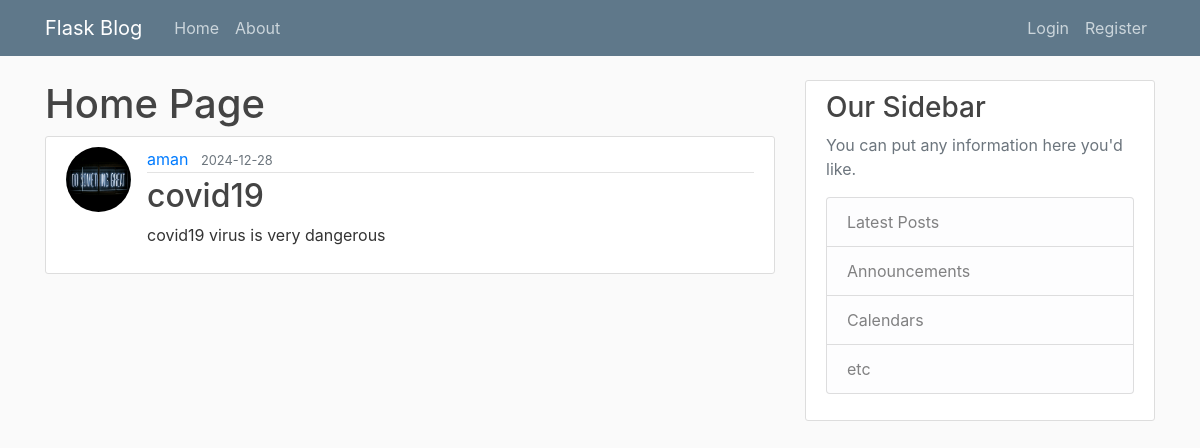
/post/1, run on the app's committed database.
### flaskblog/models.py (models this page shows, shortened)
class User(db.Model, UserMixin):
    id = db.Column(db.Integer, primary_key=True)
    username = db.Column(db.String(20), unique=True, nullable=False)
    email = db.Column(db.String(120), unique=True, nullable=False)
    image_file = db.Column(db.String(20), nullable=False, default='default.jpg')
    password = db.Column(db.String(60), nullable=False)
    posts = db.relationship('Post', backref='author', lazy=True)

class Post(db.Model, UserMixin):
    id = db.Column(db.Integer, primary_key=True)
    title = db.Column(db.String(100), nullable=False)
    date_posted = db.Column(db.DateTime, nullable=False, default=datetime.utcnow)
    content = db.Column(db.Text, nullable=False)
    user_id = db.Column(db.Integer, db.ForeignKey('user.id'), nullable=False)

### flaskblog/routes.py (the view)
@app.route('/post/<int:post_id>')
def post(post_id):
    post = Post.query.get_or_404(post_id)
    return render_template('post.html', title=post.title, post=post)

### flaskblog/templates/post.html (shortened to what this page needs)
{% extends "layout.html" %}
{% block content %}
    <h1>Home Page</h1>
    <article class="media content-section">
        <img class="rounded-circle article-img" src="{{ url_for('static', filename='profile_pics/' + post.author.image_file) }}">
        <div class="media-body">
        <div class="article-metadata">
            <a class="mr-2" href="{{url_for('user_posts',username=post.author.username)}}">{{ post.author.username }}</a>
            <small class="text-muted">{{ post.date_posted.strftime('%Y-%m-%d') }}</small>
        </div>
        <h2>{{ post.title }}</h2>
        <p class="article-content">{{ post.content }}</p>
        </div>
    </article>
{% endblock content%}

### flaskblog/static/main.css (style rules this page uses)
body { background: #fafafa; color: #333333; margin-top: 5rem; }
h1, h2, h3, h4, h5, h6 { color: #444444; }
.content-section { background: #ffffff; padding: 10px 20px; border: 1px solid #dddddd; border-radius: 3px; margin-bottom: 20px; }
.article-content { white-space: pre-line; }
.article-img { height: 65px; width: 65px; margin-right: 16px; }
.article-metadata { padding-bottom: 1px; margin-bottom: 4px; border-bottom: 1px solid #e3e3e3 }

### data on the page
User: image_file (picture), author.username "aman"
Post: date_posted "2024-12-28", title "covid19", content "covid19 virus is very dangerous"
